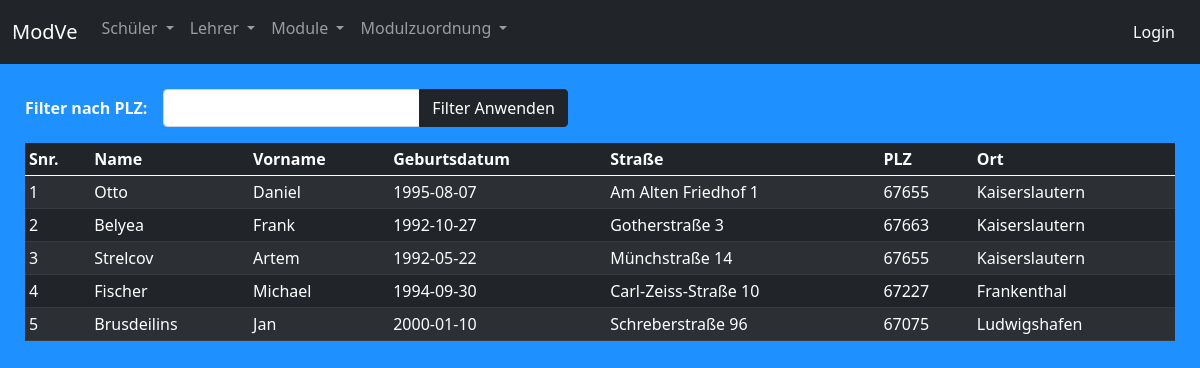
The app's page /schulAnz.php with its own data.
### tables this page shows
CREATE TABLE `schueler` (
  `Snr` int(11) NOT NULL AUTO_INCREMENT,
  `Sname` varchar(100) NOT NULL,
  `Svname` varchar(100) DEFAULT NULL,
  `gebd` date DEFAULT NULL,
  `Str` varchar(100) DEFAULT NULL,
  `PLZ` varchar(10) DEFAULT NULL,
  `Ort` varchar(100) DEFAULT NULL,
  PRIMARY KEY (`Snr`)
);

### html/schulAnz.php (the view, shortened to what this page needs)
<!DOCTYPE html>
<html lang="en">
<head>
</head>
<body style="background-color:#1E90FF">
    <?php require __DIR__ . "/global/navBar.html";
    require_once "../mysql.inc.php";
    $filterPlz = isset($_GET['plz']) ? $_GET['plz'] : '';
    if (!empty($filterPlz)) {
        $stmt = $pdo->prepare('SELECT * FROM schueler WHERE PLZ LIKE :plz');
        $stmt->bindValue(':plz', $filterPlz . '%');
    } else {
        $stmt = $pdo->prepare('SELECT * FROM schueler');
    }
    $stmt->execute();
    ?>
    <div style="margin:25px;">
        <form method="GET" class="row g-3" style="margin-bottom: 1em;">
            <div class="col-auto">
                <label for="plz-filter" class="col-form-label fw-bold text-light">Filter nach PLZ:</label>
            </div>
            <div class="col-auto">
                <div class="input-group">
                    <input type="text" id="plz-filter" name="plz" value="<?php echo $filterPlz; ?>" class="form-control">
                    <button class="btn btn-dark" type="submit">Filter Anwenden</button>
                </div>
            </div>
        </form>
        <table class="table table-striped table-dark table-hover table-sm rounded">
            <thead>
                <tr>
                    <th>Snr.</th>
                    <th>Name</th>
                    <th>Vorname</th>
                    <th>Geburtsdatum</th>
                    <th>Straße</th>
                    <th>PLZ</th>
                    <th>Ort</th>
                </tr>
            </thead>
            <tbody>
                <?php
                foreach ($stmt as $result) {
                    echo " <tr>
                        <td>" . $result['Snr']     . "</td>
                        <td>" . $result['Sname']   . "</td>
                        <td>" . $result['Svname']  . "</td>
                        <td>" . $result['gebd']    . "</td>
                        <td>" . $result['Str']     . "</td>
                        <td>" . $result['PLZ']     . "</td>
                        <td>" . $result['Ort']     . "</td>
                    </tr>";
                } ?>
            </tbody>
        </table>
    </div>
</body>
</html>

### records on screen
schueler: Snr "1", Sname "Otto", Svname "Daniel", gebd "1995-08-07", Str "Am Alten Friedhof 1", PLZ "67655", Ort "Kaiserslautern"
schueler: Snr "2", Sname "Belyea", Svname "Frank", gebd "1992-10-27", Str "Gotherstraße 3", PLZ "67663", Ort "Kaiserslautern"
schueler: Snr "3", Sname "Strelcov", Svname "Artem", gebd "1992-05-22", Str "Münchstraße 14", PLZ "67655", Ort "Kaiserslautern"
schueler: Snr "4", Sname "Fischer", Svname "Michael", gebd "1994-09-30", Str "Carl-Zeiss-Straße 10", PLZ "67227", Ort "Frankenthal"
schueler: Snr "5", Sname "Brusdeilins", Svname "Jan", gebd "2000-01-10", Str "Schreberstraße 96", PLZ "67075", Ort "Ludwigshafen"
